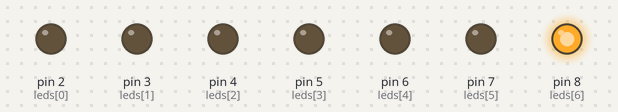
Bench run of a program on a simulated MicroPython board. Parts: output pins drawn as LEDs (lit = HIGH).

Above: at 0.1 s.
At 0.5 s:
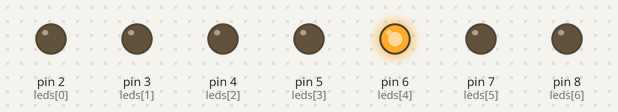
At 0.7 s:
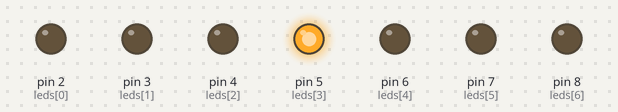
At 1.3 s:
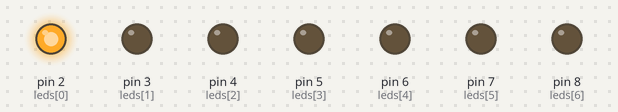
At 2.3 s:
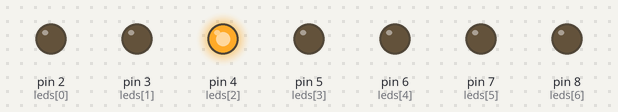
At 3.1 s:
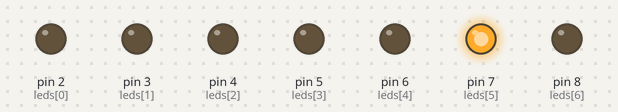
Timing chart, 0 to 3.4 s (numbered marks = the images above):
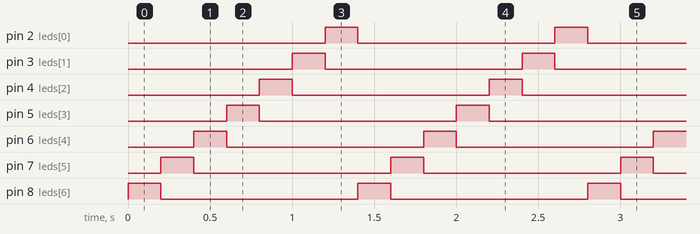

Measured:
- by itself, pin 2 (leds[0]), pin 3 (leds[1]), pin 4 (leds[2]), pin 5 (leds[3]), pin 6 (leds[4]), pin 7 (leds[5]), pin 8 (leds[6]): alternates HIGH for 0.20 s and LOW for 1.2 s
- by itself, everything shown: repeats every 1.4 s, in 7 steps

The program:

main.py
```python
from machine import Pin
from time import sleep

# Define LED pins
led_pins = [2, 3, 4, 5, 6, 7,8]
leds = [Pin(pin, Pin.OUT) for pin in led_pins]

# Define sensor pins
left_sensor = Pin(14, Pin.IN)
right_sensor = Pin(15, Pin.IN)

while True:
    if left_sensor.value() == 0:
        # Left to Right LED sequence
        for led in leds:
            led.value(1)
            sleep(0.2)
            led.value(0)
    elif right_sensor.value() == 0:
        # Right to Left LED sequence
        for led in reversed(leds):
            led.value(1)
            sleep(0.2)
            led.value(0)
    else:
        # No detection
        for led in leds:
            led.value(0)
```
